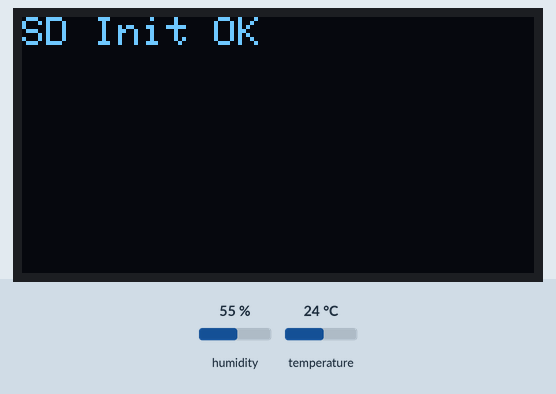
A sketch run on a simulated Arduino Uno, built with avr-gcc and run on an emulated ATmega328P. Parts: 128×64 one-colour display. Inputs (shaded band) come from the test bench; at power-on: humidity 55 %, temperature 24 °C. Storage starts empty; what the sketch prints to the serial monitor is not drawn.

Above: at 0.1 s.
At 1.2 s:
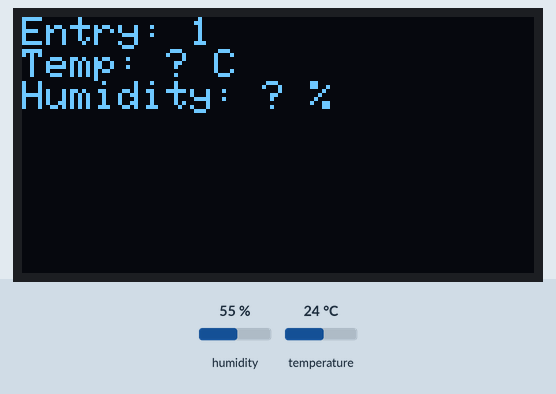
At 16.4 s:
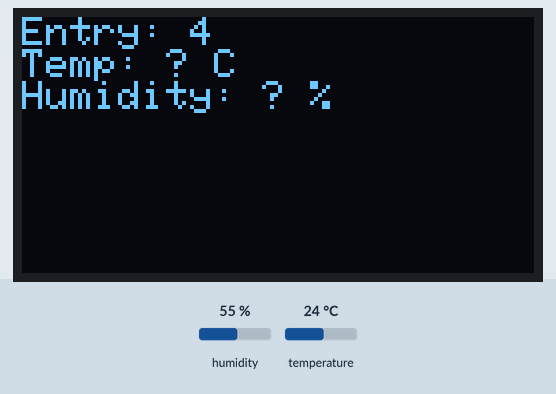
At 31.6 s:
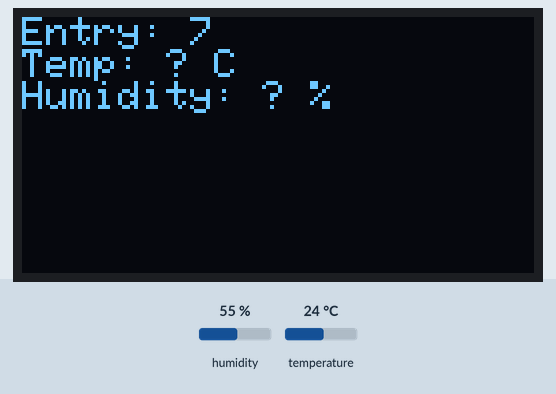
At 36.6 s:
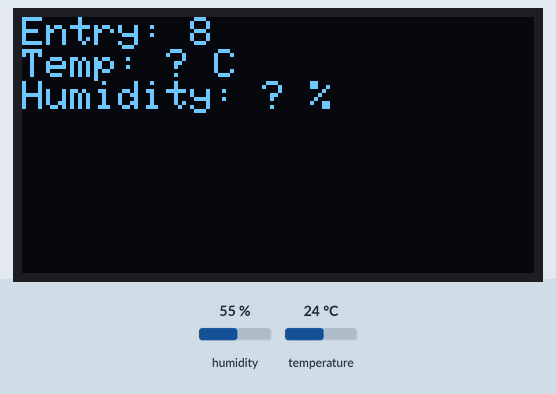

Measured:
- what the display in image 1 shows lasts 5.1 s, from 1.1 s to 6.2 s

The sketch:

sd_oled_dht_logger_v2.ino
```cpp
#include <SPI.h>
#include <SD.h>
#include <Wire.h>
#include <Adafruit_GFX.h>
#include <Adafruit_SSD1306.h>
#include <DHT.h>

// === Pin Definitions ===
#define DHTPIN 14                 // GPIO pin where DHT11 data pin is connected
#define DHTTYPE DHT11             // Define the sensor type as DHT11
#define SD_CS 5                   // GPIO pin for SD card Chip Select (CS)

// OLED display size definitions
#define SCREEN_WIDTH 128          // OLED display width in pixels
#define SCREEN_HEIGHT 64          // OLED display height in pixels

// Create OLED display object using I2C (Wire), no reset pin (-1)
Adafruit_SSD1306 display(SCREEN_WIDTH, SCREEN_HEIGHT, &Wire, -1);

// Initialize DHT sensor object with defined pin and sensor type
DHT dht(DHTPIN, DHTTYPE);

// Declare a File object for logging data to SD card
File logFile;

// Counter to keep track of number of data entries logged
int entryCount = 0;

void setup() {
  Serial.begin(115200);          // Initialize serial communication at 115200 baud
  dht.begin();                   // Start DHT sensor

  // Initialize OLED display
  if (!display.begin(SSD1306_SWITCHCAPVCC, 0x3C)) {
    Serial.println("OLED initialization failed");
    while (true);                // Stop here if OLED fails to initialize
  }

  // Clear OLED buffer and set text properties
  display.clearDisplay();
  display.setTextSize(1);        // Set text size to 1 (smallest)
  display.setTextColor(SSD1306_WHITE); // Set text color to white

  // Initialize SD card
  if (!SD.begin(SD_CS)) {        // Try to initialize SD card using defined CS pin
    display.println("SD Init Failed");
    display.display();           // Show error message on OLED
    Serial.println("SD card initialization failed!");
    while (true);                // Stop here if SD card initialization fails
  }

  // If SD card initialization is successful
  display.println("SD Init OK");
  display.display();             // Show success message on OLED
  delay(1000);                  // Wait for 1 second before starting main loop
}

void loop() {
  // Read temperature and humidity from DHT11 sensor
  float temp = dht.readTemperature();
  float hum = dht.readHumidity();

  // Check if any reading failed (NaN means failure)
  if (isnan(temp) || isnan(hum)) {
    Serial.println("Failed to read DHT");
    return;                     // Skip the rest of the loop if failed to read sensor
  }

  // Increment the entry count for each successful reading
  entryCount++;

  // Display sensor data on OLED screen
  display.clearDisplay();       // Clear previous display contents
  display.setCursor(0, 0);      // Set cursor to top-left corner
  display.printf("Entry: %d\n", entryCount);
  display.printf("Temp: %.1f C\n", temp);
  display.printf("Humidity: %.1f %%\n", hum);
  display.display();            // Send buffer to OLED to update screen

  // Open file on SD card in append mode to add new data without erasing old
  logFile = SD.open("/log.txt", FILE_APPEND);
  if (logFile) {
    // Write formatted string to SD card
    logFile.printf("Entry %d: Temp = %.1f C, Humidity = %.1f %%\n", entryCount, temp, hum);
    logFile.close();            // Close file to save data properly
    Serial.println("Data logged");  // Inform in serial monitor that data was logged
  } else {
    Serial.println("SD write failed");  // Inform if unable to open file for writing
  }

  delay(5000);                 // Wait 5 seconds before next reading
}
```
